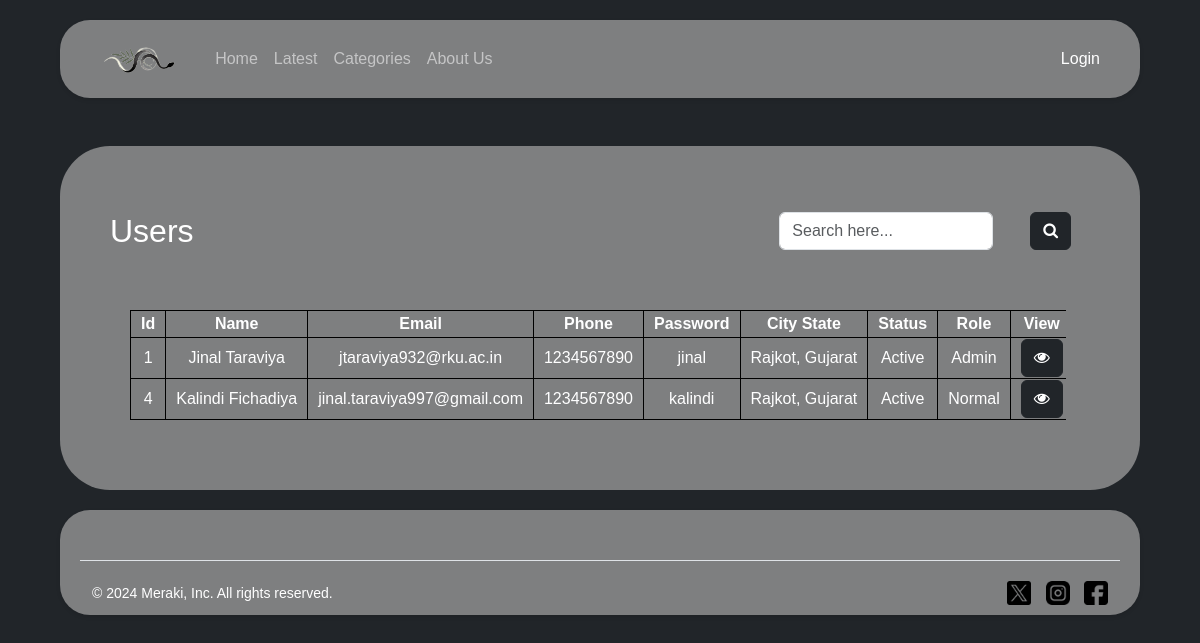
The page /AdUsers.php on the database as committed earlier.
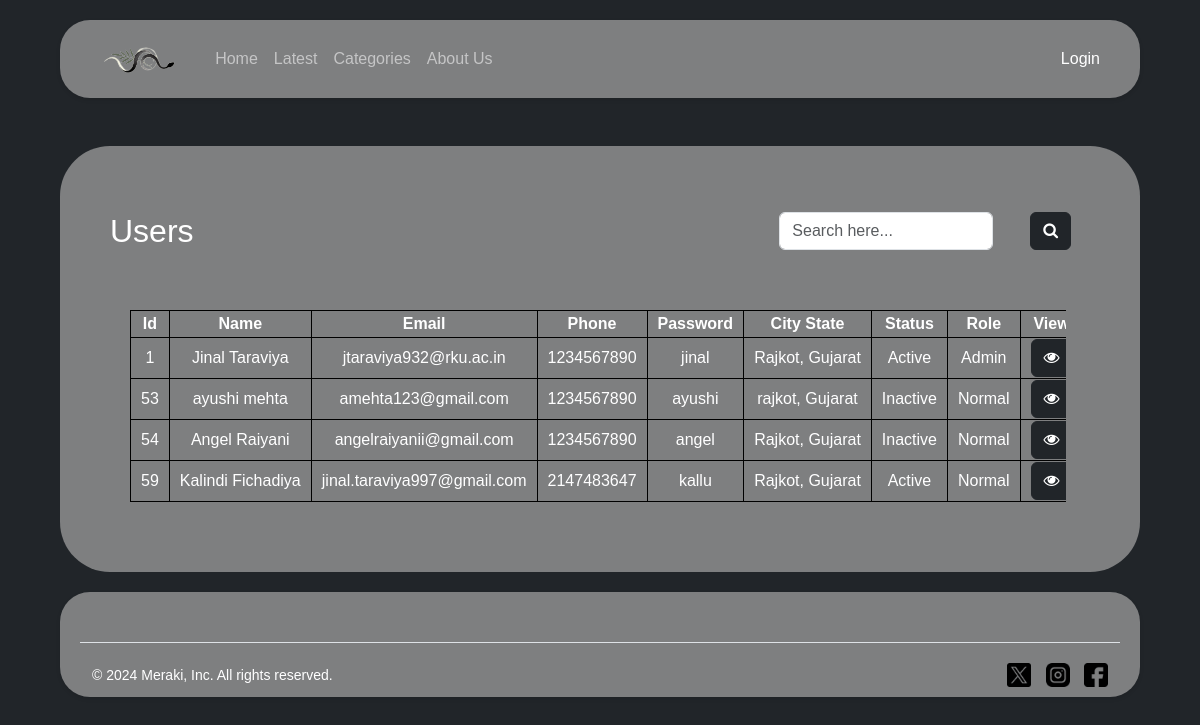
The same page on the database as committed later.
### tables this page shows
CREATE TABLE `user_tbl` (
  `U_Id` int(11) NOT NULL,
  `U_Fnm` varchar(255) NOT NULL,
  `U_Lnm` varchar(255) NOT NULL,
  `U_Email` varchar(255) NOT NULL,
  `U_Phn` int(15) NOT NULL,
  `U_Add` text NOT NULL,
  `U_City` char(10) NOT NULL,
  `U_State` char(10) NOT NULL,
  `U_Zip` int(6) NOT NULL,
  `U_Pwd` varchar(255) NOT NULL,
  `U_Profile` varchar(255) DEFAULT NULL,
  `U_Role` char(10) DEFAULT 'Normal',
  `U_Status` char(10) DEFAULT 'Inactive'
);

### AdUsers.php (the view, shortened to what this page needs)
<!DOCTYPE html>
<html lang="en">
<head>
    <link rel="stylesheet" href="styles.css">
    <?php
    include 'Header.php';
    ?>
</head>
<body class="bg-dark">
    <div class="container mt-5">
        <div class="row mt-3 mb-3">
            <h2 class="col-md-3" style="color:white">Users</h2>
            <div class="col-md-5"></div>
            <div class="col-md-3" style="text-align:right;padding-right:25px;"><input type="text"
                    placeholder="Search here..." class="form-control">&nbsp;</div>
            <div class="col-md-1"><button class="btn btn-dark"><i class="fa fa-search"></i></button></div>
        </div>
        <div class="row w-100">
            <div class="col-12">
                <table>
                    <tr>
                        <th style="width:50px">Id</th>
                        <th>Name</th>
                        <th>Email</th>
                        <th>Phone</th>
                        <th>Password</th>
                        <th>City State</th>
                        <th>Status</th>
                        <th>Role</th>
                        <th>View</th>
                    </tr>
                    <?php
                    $q = "Select * from user_tbl";
                    $result = mysqli_query($con, $q);
                    while ($r = mysqli_fetch_assoc($result)) {
                        ?>
                        <tr>
                            <td><?php echo $r['U_Id']; ?></td>
                            <td><?php echo $r['U_Fnm'] . " " . $r['U_Lnm']; ?></td>
                            <td><?php echo $r['U_Email']; ?></td>
                            <td><?php echo $r['U_Phn']; ?></td>
                            <td><?php echo $r['U_Pwd']; ?></td>
                            <td><?php echo $r['U_City'] . ", " . $r['U_State']; ?></td>
                            <td><?php echo $r['U_Status']; ?></td>
                            <td><?php echo $r['U_Role']; ?></td>
                            <td>
                                <form method="post"><a href="#user_profile"><button type="submit" class="btn btn-dark"
                                            value="<?php echo $r['U_Id'] ?>" name="showUsr" onclick="showUser(1)"><i
                                                class="fa fa-eye"></i></button></a></form>
                            </td>
                        </tr>
                        <?php
                    }
                    ?>
                </table>
            </div>
        </div>
    </div>
    <?php
    include('Footer.php');
    ?>
</body>
</html>

### Header.php (shortened to what this page needs)
<!DOCTYPE html>
<html lang="en">
<head>
    <link href="https://cdn.jsdelivr.net/npm/bootstrap@5.3.0/dist/css/bootstrap.min.css" rel="stylesheet">
    <link rel="stylesheet" href="https://cdnjs.cloudflare.com/ajax/libs/font-awesome/4.7.0/css/font-awesome.min.css">
    <link rel="stylesheet" href="styles.css">
</head>
<body>
    <header class="header">
        <nav class="navbar navbar-expand-lg navbar-dark">
            <div class="container-fluid">
                <a class="navbar-brand logo" href="#">
                    <img src="img/logo1.png" alt="Logo">
                </a>
                <div class="collapse navbar-collapse" id="navbarNav">
                    <ul class="navbar-nav me-auto mb-2 mb-lg-0">
                        <?php if (isset($_SESSION['U_Admin'])) { ?>
                            <li class="nav-item"><a class="nav-link" href="admin.php">Home</a></li>
                            <li class="nav-item"><a class="nav-link" href="admin.php#discount">Discount/Offers</a></li>
                            <li class="nav-item"><a class="nav-link" href="admin.php#category">Category</a></li>
                            <li class="nav-item dropdown">
                                <a class="nav-link dropdown-toggle" href="#" id="navbarDropdown" role="button"
                                    data-bs-toggle="dropdown" aria-expanded="false">Pages</a>
                                <ul class="dropdown-menu">
                                    <li><a class="dropdown-item" href="AdOrders.php">Orders</a></li>
                                    <li><a class="dropdown-item" href="AdProducts.php">Products</a></li>
                                    <li><a class="dropdown-item" href="AdUsers.php">Users</a></li>
                                    <li><a class="dropdown-item" href="">Site Settings</a></li>
                                </ul>
                            </li>
                            <li class="nav-item dropdown">
                                <a class="nav-link dropdown-toggle" href="#" id="navbarDropdown" role="button"
                                    data-bs-toggle="dropdown" aria-expanded="false">User Side</a>
                                <ul class="dropdown-menu">
                                    <li><a class="dropdown-item" href="Index.php">Home</a></li>
                                    <li><a class="dropdown-item" href="categories.php">Categoris</a></li>
                                    <li><a class="dropdown-item" href="About.php">About Us</a></li>
                                </ul>
                            </li>
                        <?php } else { ?>
                            <li class="nav-item"><a class="nav-link" href="Index.php">Home</a></li>
                            <li class="nav-item"><a class="nav-link" href="Index.php#latest">Latest</a></li>
                            <li class="nav-item"><a class="nav-link" href="categories.php">Categories</a></li>
                            <li class="nav-item"><a class="nav-link" href="About.php">About Us</a></li>
                        <?php } ?>
                    </ul>
                    <ul class="navbar-nav mb-2 mb-lg-0">
                        <?php if (isset($_SESSION['U_Admin']) || isset($_SESSION['U_User'])) { ?>
                            <li class="nav-item dropdown login-register">
                                <a class="nav-link dropdown-toggle" href="#" id="navbarDropdown" role="button"
                                    data-bs-toggle="dropdown" aria-expanded="false">Account</a>
                                <ul class="dropdown-menu">
                                    <?php if (isset($_SESSION['U_Admin'])) { ?>
                                        <li><a class="dropdown-item" href="admin.php">Admin</a></li>
                                        <li><a class="dropdown-item" href="Index.php">User</a></li>
                                    <?php } else { ?>
                                        <li><a class="dropdown-item" href="Account.php">My Profile</a></li>
                                    <?php } ?>
                                    <li><a class="dropdown-item" href="cart.php">Cart</a></li>
                                    <li><a class="dropdown-item" href="wishlist.php">Wish List</a></li>
                                    <li><a class="dropdown-item" href="order.php">Order Now</a></li>
                                    <li><a class="dropdown-item" href="logout.php">Log out</a></li>
                                </ul>
                            </li>
                        <?php } else { ?>
                            <li class="nav-item login-register">
                                <a class="nav-link" href="Login.php">Login</a>
                            </li>
                        <?php } ?>
                    </ul>
                </div>
            </div>
        </nav>
    </header>
</body>
</html>

### Footer.php (shortened to what this page needs)
<footer class="row footer mb-5">
    <div class="row">
    </div>
    <div class="footer-bottom">
        <p>© 2024 Meraki, Inc. All rights reserved.</p>
        <div class="social-icons">
            <a href="#"><img src="Img/twitter.png" alt="Twitter"></a>
            <a href="#"><img src="Img/instagram.png" alt="Instagram"></a>
            <a href="#"><img src="Img/facebook.png" alt="Facebook"></a>
        </div>
    </div>
</footer>
</body>
</html>

### styles.css (style rules this page uses)
body { background-color: #f8f9fa; font-family: Quicksand, sans-serif; color: white; }
.container { background-color: rgba(165, 165, 165, 0.7); padding: 50px; border-radius: 50px; width: auto; margin-top: 20px; margin-left: 5%; margin-right: 5%; }
a { color: #000000; text-decoration: none; }
table { display: block; overflow-x: auto; white-space: nowrap; padding: 20px; }

### Header.php (style rules this page uses)
.header { background-color: rgba(165, 165, 165, 0.7); padding: 10px 20px; border-radius: 30px; margin: 20px 5%; box-shadow: 0 2px 4px rgba(0, 0, 0, 0.1); }
.logo img { height: 30px; }
.login-register a { text-decoration: none; color: white; font-size: 16px; }

### AdUsers.php (style rules this page uses)
tr { border: 1px solid black; text-align: center; }
th, td { border: 1px solid black; padding-left: 10px; padding-right: 10px; }
table { width: 100%; border-collapse: collapse; }

### Footer.php (style rules this page uses)
.footer { background-color: rgba(165, 165, 165, 0.7);; width: auto; margin-top: 20px; margin-left: 5%; margin-right: 5%; display: flex; justify-content: space-between; align-items: center; padding: 10px 20px; border-radius: 30px; box-shadow: 0 2px 4px rgba(0, 0, 0, 0.1); }
.footer-bottom { display: flex; justify-content: space-between; align-items: center; border-top: 1px solid #dee2e6; padding-top: 20px; }
.footer-bottom p { margin: 0; color: #ffffff; font-size: 14px; }
.social-icons a { margin-left: 10px; }
.social-icons img { width: 24px; height: 24px; }

Rows that differ between the two databases and show on the page:
removed user_tbl: U_Id "4", U_Fnm "Kalindi", U_Lnm "Fichadiya", U_Email "jinal.taraviya997@gmail.com", U_Phn "1234567890", U_Pwd "kalindi", U_City "Rajkot", U_State "Gujarat", U_Status "Active", U_Role "Normal"
added user_tbl: U_Id "53", U_Fnm "ayushi", U_Lnm "mehta", U_Email "amehta123@gmail.com", U_Phn "1234567890", U_Pwd "ayushi", U_City "rajkot", U_State "Gujarat", U_Status "Inactive", U_Role "Normal"
added user_tbl: U_Id "54", U_Fnm "Angel", U_Lnm "Raiyani", U_Email "angelraiyanii@gmail.com", U_Phn "1234567890", U_Pwd "angel", U_City "Rajkot", U_State "Gujarat", U_Status "Inactive", U_Role "Normal"
added user_tbl: U_Id "59", U_Fnm "Kalindi", U_Lnm "Fichadiya", U_Email "jinal.taraviya997@gmail.com", U_Phn "2147483647", U_Pwd "kallu", U_City "Rajkot", U_State "Gujarat", U_Status "Active", U_Role "Normal"
